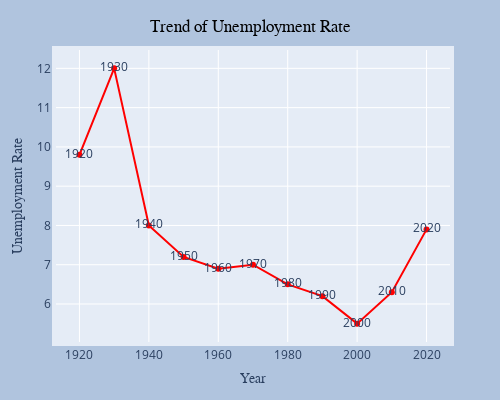

The code cell stored with this chart in its notebook:
### Code cell
# Using Plotly

plt.figure(figsize = (2,2))
fig = px.line(df, x = "Year", y = "Unemployment_Rate", markers = True,
             text = "Year", color_discrete_sequence = ['red'])
fig.update_layout(hovermode="x unified",
                 hoverlabel = dict(
                 bgcolor = 'lavender',
                 font_size = 14,
                 font_family = "Calibri"),
                 paper_bgcolor = "LightSteelBlue",
                 autosize=False,
                 width=500,
                 height=400,
                 margin=dict(
                 l=50,
                 r=50,
                 b=50,
                 t=50,
                 pad=4
                 ),
                 title_font_family="Times New Roman",
                 title_font_color="Black",
                 legend_title_font_color="green",
                 showlegend = True,
                 title = {'text': "Trend of Unemployment Rate",
                          'x': 0.5,
                          'y': 0.95},
                 xaxis_title="Year",
                 yaxis_title="Unemployment Rate",
                 )

fig.update_traces(hovertemplate='<b>Year</b>: %{x} <br><i>Life Expectancy:</i> %{y}')
fig.update_xaxes(title_font_family="Arial")
fig.update_yaxes(title_font_family="Arial")

fig.show()

### Figure 1 — Plotly figure (JSON) as saved in the notebook; plotly's stock layout.template omitted (floating-point values rounded to 4 significant figures)
{"data": [{"hovertemplate": "<b>Year</b>: %{x} <br><i>Life Expectancy:</i> %{y}", "legendgroup": "", "line": {"color": "red", "dash": "solid"}, "marker": {"symbol": "circle"}, "mode": "markers+text+lines", "name": "", "orientation": "v", "showlegend": false, "text": [1920, 1930, 1940, 1950, 1960, 1970, 1980, 1990, 2000, 2010, 2020], "type": "scatter", "x": [1920, 1930, 1940, 1950, 1960, 1970, 1980, 1990, 2000, 2010, 2020], "xaxis": "x", "y": [9.8, 12, 8, 7.2, 6.9, 7, 6.5, 6.2, 5.5, 6.3, 7.9], "yaxis": "y"}], "layout": {"autosize": false, "height": 400, "hoverlabel": {"bgcolor": "lavender", "font": {"family": "Calibri", "size": 14}}, "hovermode": "x unified", "legend": {"title": {"font": {"color": "green"}}, "tracegroupgap": 0}, "margin": {"b": 50, "l": 50, "pad": 4, "r": 50, "t": 50}, "paper_bgcolor": "LightSteelBlue", "showlegend": true, "title": {"font": {"color": "Black", "family": "Times New Roman"}, "text": "Trend of Unemployment Rate", "x": 0.5, "y": 0.95}, "width": 500, "xaxis": {"anchor": "y", "domain": [0, 1], "title": {"font": {"family": "Arial"}, "text": "Year"}}, "yaxis": {"anchor": "x", "domain": [0, 1], "title": {"font": {"family": "Arial"}, "text": "Unemployment Rate"}}}}
